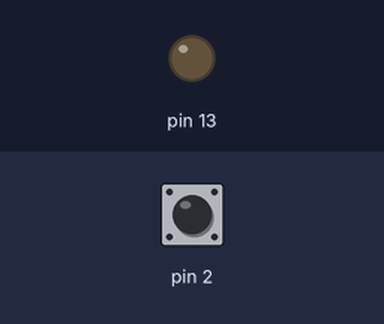
Bench run of a sketch on a simulated Arduino Uno, built with avr-gcc and run on an emulated ATmega328P. Shown: output pins drawn as LEDs (lit = HIGH). Inputs (shaded band) come from the test bench; at power-on: pin 2 HIGH.

Above: at 1.2 s.
1.3 s: pin 2 pulled LOW for 0.15 s
At 1.7 s:
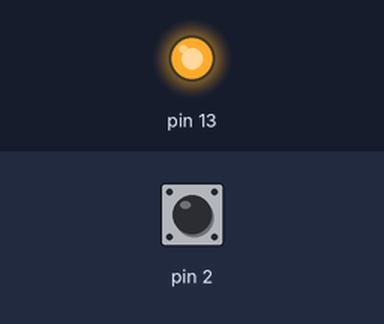
2.9 s: pin 2 pulled LOW for 1 s
At 4.2 s:
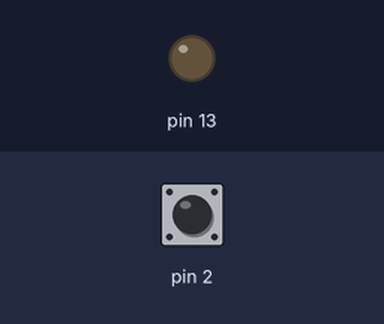
5.4 s: pin 2 pulled LOW for 3.2 s
At 6.1 s:
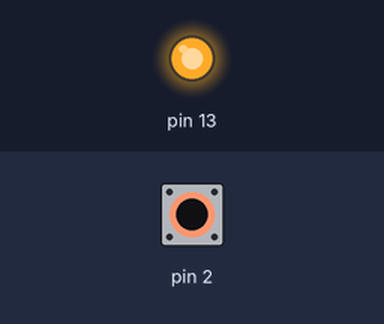
Timing chart, 0 to 8.4 s (numbered marks = the images above; inputs shaded):
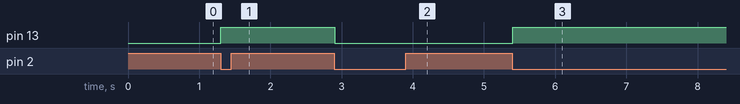

The sketch:

_008interrupcion.ino
```cpp
int actual=LOW;

void setup() {
  pinMode(13,OUTPUT);
  pinMode(2,INPUT_PULLUP);
  attachInterrupt(0,funcionsita,FALLING);


}

void loop() {
  delay(20);
  digitalWrite(13,actual);

}
void funcionsita()
{
  actual=!actual;

  }
```

Measured:
- after the input at 1.3 s, pin 13: LOW → HIGH at once
- after the input at 2.9 s, pin 13: HIGH → LOW at once
- after the input at 5.4 s, pin 13: LOW → HIGH at once
